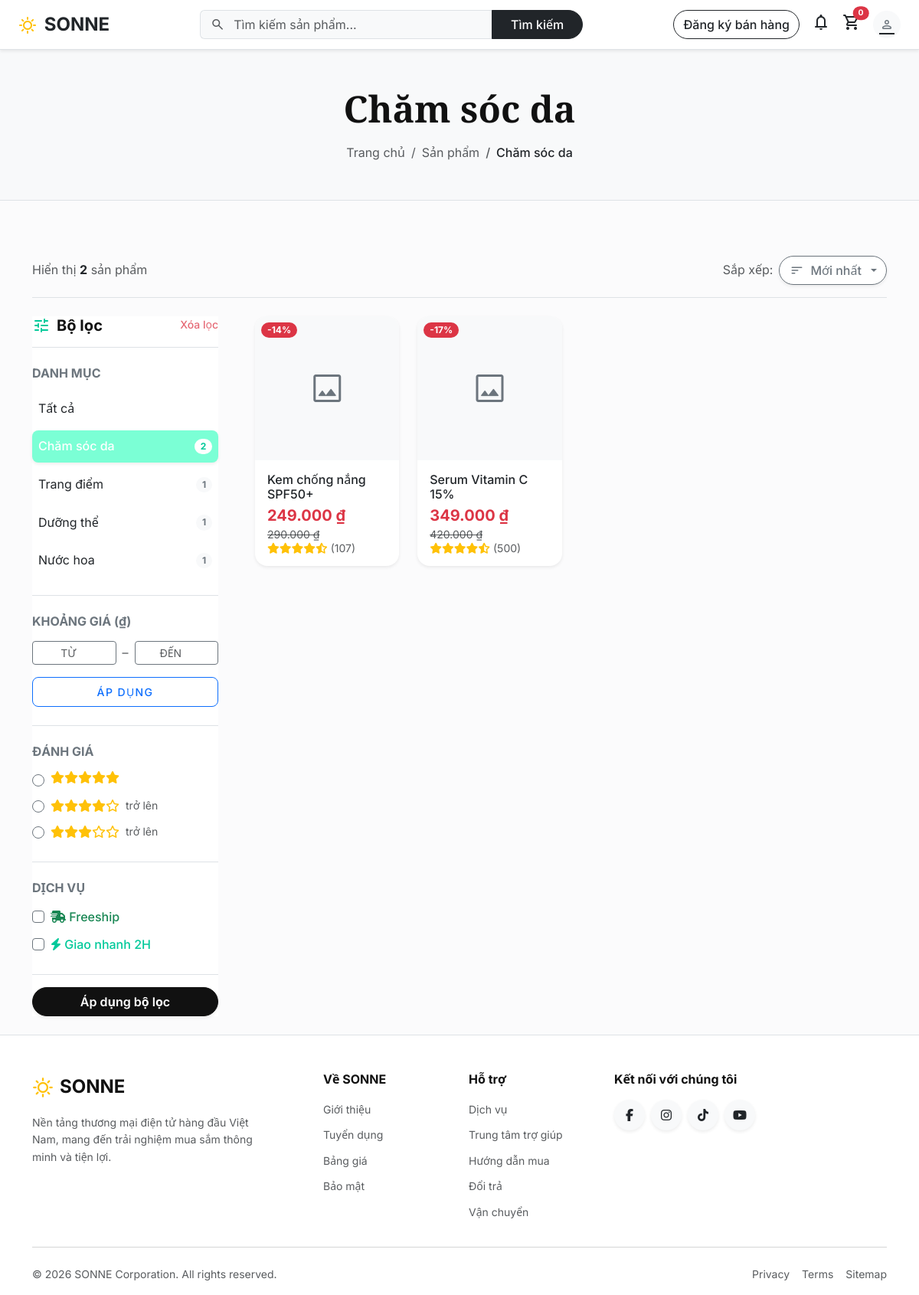
Screenshot of /category/cham-soc-da with the database file from the repository.
### tables this page shows
CREATE TABLE categories (
    id INT UNSIGNED AUTO_INCREMENT PRIMARY KEY,
    name VARCHAR(120) NOT NULL,
    slug VARCHAR(140) NOT NULL UNIQUE,
    image VARCHAR(255) NULL,
    sort_order INT NOT NULL DEFAULT 0,
    created_at DATETIME NOT NULL DEFAULT CURRENT_TIMESTAMP,
    updated_at DATETIME NOT NULL DEFAULT CURRENT_TIMESTAMP ON UPDATE CURRENT_TIMESTAMP
);

CREATE TABLE products (
    id INT UNSIGNED AUTO_INCREMENT PRIMARY KEY,
    category_id INT UNSIGNED NOT NULL,
    name VARCHAR(180) NOT NULL,
    slug VARCHAR(220) NOT NULL UNIQUE,
    description TEXT NULL,
    price DECIMAL(12,2) NOT NULL DEFAULT 0,
    sale_price DECIMAL(12,2) NULL,
    stock INT NOT NULL DEFAULT 0,
    cover_image VARCHAR(255) NULL,
    is_featured TINYINT(1) NOT NULL DEFAULT 0,
    is_flash_sale TINYINT(1) NOT NULL DEFAULT 0,
    flash_ends_at DATETIME NULL,
    status ENUM('active','inactive') NOT NULL DEFAULT 'active',
    deleted_at DATETIME NULL,
    created_at DATETIME NOT NULL DEFAULT CURRENT_TIMESTAMP,
    updated_at DATETIME NOT NULL DEFAULT CURRENT_TIMESTAMP ON UPDATE CURRENT_TIMESTAMP,
    CONSTRAINT fk_products_category FOREIGN KEY (category_id) REFERENCES categories(id)
        ON UPDATE CASCADE ON DELETE RESTRICT,
    INDEX idx_products_status (status),
    INDEX idx_products_category (category_id)
);

### views/product/search.php (the view, shortened to what the rows shown need)
<?php
$currentCat = $cat ?? null;
?>
<div class="bg-light py-5 border-bottom mb-5">
    <div class="container text-center">
        <h1 class="display-5 fw-bold mb-3 font-playfair">
            <?= isset($currentCat) ? e($currentCat['name']) : (isset($keyword) && $keyword ? 'Kết quả: "' . e($keyword) . '"' : 'Tất cả sản phẩm') ?>
        </h1>
        <nav aria-label="breadcrumb">
            <ol class="breadcrumb justify-content-center mb-0">
                <li class="breadcrumb-item"><a href="<?= url() ?>" class="text-decoration-none text-muted hover-primary">Trang chủ</a></li>
                <?php if (isset($currentCat)): ?>
                <li class="breadcrumb-item"><a href="<?= url('products') ?>" class="text-decoration-none text-muted hover-primary">Sản phẩm</a></li>
                <li class="breadcrumb-item active text-dark fw-medium" aria-current="page"><?= e($currentCat['name']) ?></li>
                <?php elseif (isset($keyword) && $keyword): ?>
                <li class="breadcrumb-item active text-dark fw-medium" aria-current="page">Tìm kiếm</li>
                <?php else: ?>
                <li class="breadcrumb-item active text-dark fw-medium" aria-current="page">Sản phẩm</li>
                <?php endif; ?>
            </ol>
        </nav>
    </div>
</div>
<section class="py-4">
    <div class="container">
        <div class="d-flex flex-column flex-md-row justify-content-between align-items-md-center mb-4 pb-3 border-bottom gap-3">
            <div class="text-muted fs-6">
                Hiển thị <span class="fw-bold text-dark"><?= ($pg['total'] ?? 0) ?></span> sản phẩm
            </div>
            <div class="d-flex align-items-center gap-2">
                <span class="text-muted text-nowrap d-none d-md-inline">Sắp xếp:</span>
                <div class="dropdown">
                    <?php
                    $sorts = ['newest' => 'Mới nhất', 'price_asc' => 'Giá tăng dần', 'price_desc' => 'Giá giảm dần', 'bestseller' => 'Bán chạy'];
                    $curSort = $sort ?? 'newest';
                    $baseRoute = (isset($keyword) && $keyword) ? 'search' : 'products';
                    ?>
                    <button class="btn btn-outline-secondary dropdown-toggle bg-white shadow-sm fw-medium d-flex align-items-center gap-2" type="button" data-bs-toggle="dropdown" aria-expanded="false">
                        <span class="material-symbols-rounded fs-5">sort</span> <?= $sorts[$curSort] ?>
                    </button>
                </div>
            </div>
        </div>
        <div class="row g-4 g-lg-5">
            <div class="col-lg-3">
                <div class="offcanvas-lg offcanvas-start border-end-0 bg-white" tabindex="-1" id="filterSidebar" aria-labelledby="filterSidebarLabel">
                    <div class="offcanvas-body flex-column p-4 p-lg-0">
                        <form action="<?= url($baseRoute) ?>" method="GET" id="filterForm" class="w-100">
                            <div class="d-flex justify-content-between align-items-center mb-4 d-none d-lg-flex border-bottom pb-3">
                                <h3 class="fs-5 fw-bold mb-0 d-flex align-items-center gap-2"><span class="material-symbols-rounded text-primary fs-4">tune</span> Bộ lọc</h3>
                                <a href="<?= url($baseRoute . (isset($keyword) && $keyword ? '?q=' . urlencode($keyword) : '')) ?>"
                                   class="text-decoration-none small text-danger text-opacity-75 hover-opacity-100 fw-medium">Xóa lọc</a>
                            </div>
                            <div class="mb-4 pb-4 border-bottom">
                                <h5 class="fw-bold mb-3 fs-6 text-uppercase text-secondary tracking-wide">Danh mục</h5>
                                <ul class="list-unstyled mb-0 d-flex flex-column gap-2">
                                    <li>
                                        <a href="<?= url('products') ?>" class="text-decoration-none d-flex justify-content-between align-items-center p-2 rounded-3 transition-all <?= !$currentCat && !(($keyword ?? '')) ? 'bg-primary text-white fw-medium shadow-sm' : 'text-dark hover-bg-light hover-text-primary' ?>">
                                            Tất cả
                                        </a>
                                    </li>
                                    <?php foreach ($categories as $c): ?>
                                    <li>
                                        <a href="<?= url('category/' . e($c['slug'])) ?>"
                                           class="text-decoration-none d-flex justify-content-between align-items-center p-2 rounded-3 transition-all <?= ($currentCat && $currentCat['id'] == $c['id']) ? 'bg-primary text-white fw-medium shadow-sm' : 'text-dark hover-bg-light hover-text-primary' ?>">
                                            <span><?= e($c['name']) ?></span>
                                            <span class="badge rounded-pill <?= ($currentCat && $currentCat['id'] == $c['id']) ? 'bg-white text-primary' : 'bg-light text-secondary' ?>"><?= (int)$c['product_count'] ?></span>
                                        </a>
                                    </li>
                                    <?php endforeach; ?>
                                </ul>
                            </div>
                            <div class="mb-4 pb-4 border-bottom">
                                <h5 class="fw-bold mb-3 fs-6 text-uppercase text-secondary tracking-wide">Khoảng giá (₫)</h5>
                                <div class="d-flex align-items-center gap-2 mb-3">
                                    <input type="number" name="price_min" class="form-control form-control-sm text-center shadow-none border-secondary" placeholder="TỪ"
                                           value="<?= e($_GET['price_min'] ?? '') ?>">
                                    <span class="text-muted">–</span>
                                    <input type="number" name="price_max" class="form-control form-control-sm text-center shadow-none border-secondary" placeholder="ĐẾN"
                                           value="<?= e($_GET['price_max'] ?? '') ?>">
                                </div>
                                <button type="submit" class="btn btn-outline-primary btn-sm w-100 fw-medium py-2 rounded-3 text-uppercase tracking-wider fs-7">Áp dụng</button>
                            </div>
                            <div class="mb-4 pb-4 border-bottom">
                                <h5 class="fw-bold mb-3 fs-6 text-uppercase text-secondary tracking-wide">Đánh giá</h5>
                                <div class="d-flex flex-column gap-2">
                                    <?php foreach ([5,4,3] as $stars): ?>
                                    <div class="form-check cursor-pointer">
                                        <input class="form-check-input border-secondary shadow-none cursor-pointer" type="radio" name="rating" id="rating<?= $stars ?>" value="<?= $stars ?>"
                                               <?= (($_GET['rating'] ?? '') == $stars) ? 'checked' : '' ?>>
                                        <label class="form-check-label d-flex align-items-center gap-1 cursor-pointer" for="rating<?= $stars ?>">
                                            <div class="text-warning lh-1">
                                                <?= str_repeat('<i class="fas fa-star"></i>', $stars) . str_repeat('<i class="far fa-star"></i>', 5 - $stars) ?>
                                            </div>
                                            <span class="text-muted small ms-1 d-none d-xl-inline"><?= $stars < 5 ? 'trở lên' : '' ?></span>
                                        </label>
                                    </div>
                                    <?php endforeach; ?>
                                </div>
                            </div>
                            <div class="mb-4">
                                <h5 class="fw-bold mb-3 fs-6 text-uppercase text-secondary tracking-wide">Dịch vụ</h5>
                                <div class="d-flex flex-column gap-2">
                                    <div class="form-check cursor-pointer">
                                        <input class="form-check-input border-secondary shadow-none cursor-pointer" type="checkbox" name="freeship" id="freeship" value="1"
                                               <?= isset($_GET['freeship']) ? 'checked' : '' ?>>
                                        <label class="form-check-label text-success fw-medium cursor-pointer" for="freeship">
                                            <i class="fas fa-shipping-fast shadow-none"></i> Freeship
                                        </label>
                                    </div>
                                    <div class="form-check cursor-pointer">
                                        <input class="form-check-input border-secondary shadow-none cursor-pointer" type="checkbox" name="fast_delivery" id="fast_delivery" value="1"
                                               <?= isset($_GET['fast_delivery']) ? 'checked' : '' ?>>
                                        <label class="form-check-label text-primary fw-medium cursor-pointer" for="fast_delivery">
                                            <i class="fas fa-bolt shadow-none"></i> Giao nhanh 2H
                                        </label>
                                    </div>
                                </div>
                            </div>
                            <div class="mt-4 pt-3 border-top d-flex gap-2">
                                <button type="submit" class="btn btn-primary flex-grow-1 shadow-sm">Áp dụng bộ lọc</button>
                            </div>
                        </form>
                    </div>
                </div>
            </div>
            <div class="col-lg-9">
                <?php if ($empty ?? false): ?>
                <div class="bg-light rounded-4 p-5 text-center d-flex flex-column align-items-center justify-content-center h-100" style="min-height: 400px; border: 1px dashed #dee2e6;">
                    <div class="bg-white rounded-circle d-flex align-items-center justify-content-center shadow-sm mb-4" style="width: 120px; height: 120px;">
                        <span class="material-symbols-rounded text-secondary" style="font-size: 64px;">search_off</span>
                    </div>
                    <h2 class="h3 fw-bold mb-3 text-dark">Không tìm thấy sản phẩm phù hợp</h2>
                    <p class="text-muted mb-4 fs-5">Hãy thử điều chỉnh bộ lọc hoặc sử dụng từ khoá khác.</p>
                    <a href="<?= url('products') ?>" class="btn btn-primary btn-lg rounded-pill px-5 shadow-sm fw-medium">Xem tất cả sản phẩm</a>
                </div>
                <?php else: ?>
                <div class="row row-cols-2 row-cols-md-3 row-cols-xl-4 g-3 g-md-4 mb-5">
                    <?php foreach ($products as $prod): ?>
                    <div class="col">
                        <?php include ROOT_PATH . '/views/partials/product-card.php'; ?>
                    </div>
                    <?php endforeach; ?>
                </div>
                <?php endif; ?>
            </div>
        </div>
    </div>
</section>

### views/partials/product-card.php
<?php
$price     = (float)($prod['sale_price'] ?? $prod['price']);
$origPrice = (float)$prod['price'];
$hasSale   = $prod['sale_price'] && $prod['sale_price'] < $origPrice;
$discount  = $hasSale ? round((1 - $price / $origPrice) * 100) : 0;
?>
<div class="card h-100 border-0 shadow-sm rounded-4 overflow-hidden position-relative product-card-hover" data-aos="fade-up">
    <?php if ($hasSale): ?>
    <span class="position-absolute top-0 start-0 m-2 badge bg-danger text-white rounded-pill px-2 py-1 z-1" style="font-size: 0.75rem;">-<?= $discount ?>%</span>
    <?php endif; ?>
    <a href="<?= url('product/' . e($prod['slug'])) ?>" class="d-block position-relative ratio ratio-1x1 bg-light">
        <?php if ($prod['cover_image']): ?>
        <img src="<?= asset(e($prod['cover_image'])) ?>" alt="<?= e($prod['name']) ?>" class="object-fit-cover w-100 h-100" loading="lazy">
        <?php else: ?>
        <div class="d-flex align-items-center justify-content-center w-100 h-100">
            <span class="material-symbols-rounded text-secondary" style="font-size: 48px;">image</span>
        </div>
        <?php endif; ?>
    </a>
    <div class="card-body d-flex flex-column p-3">
        <h6 class="card-title mb-2" style="display: -webkit-box; -webkit-line-clamp: 2; -webkit-box-orient: vertical; overflow: hidden;">
            <a href="<?= url('product/' . e($prod['slug'])) ?>" class="text-decoration-none text-dark fw-medium stretched-link"><?= e($prod['name']) ?></a>
        </h6>
        <div class="mt-auto">
            <div class="d-flex align-items-center flex-wrap gap-2 mb-1">
                <span class="fw-bold text-danger fs-5 lh-1"><?= formatPrice($price) ?></span>
                <?php if ($hasSale): ?>
                <span class="text-decoration-line-through text-muted small lh-1"><?= formatPrice($origPrice) ?></span>
                <?php endif; ?>
            </div>
            <div class="d-flex align-items-center small">
                <span class="text-warning lh-1">
                    <i class="fas fa-star"></i><i class="fas fa-star"></i><i class="fas fa-star"></i><i class="fas fa-star"></i><i class="fas fa-star-half-alt"></i>
                </span>
                <span class="text-muted ms-1 lh-1">(<?= rand(10, 500) ?>)</span>
            </div>
        </div>
    </div>
</div>

### core/Router.php (shortened to what the rows shown need)
<?php
class Router {
    private array $routes = [];
    private function add(string $method, string $path, string $handler): void {
        $this->routes[] = compact('method', 'pattern', 'handler');
    }
    public function dispatch(): void {
        $method = $_SERVER['REQUEST_METHOD'] ?? 'GET';
        $uri = parse_url($_SERVER['REQUEST_URI'] ?? '/', PHP_URL_PATH);
        $base = str_replace('\\', '/', dirname($_SERVER['SCRIPT_NAME'] ?? '/'));
        $base = $base === '/' ? '' : rtrim($base, '/');
        if (str_starts_with($uri, $base)) {
            $uri = substr($uri, strlen($base));
        }
        $uri = '/' . ltrim($uri, '/');
        if ($uri !== '/' ) $uri = rtrim($uri, '/');
        foreach ($this->routes as $route) {
            if ($route['method'] !== $method) continue;
            if (!preg_match($route['pattern'], $uri, $matches)) continue;
            $params = array_filter($matches, 'is_string', ARRAY_FILTER_USE_KEY);
            [$class, $action] = explode('@', $route['handler']);
            $controller = new $class();
            $controller->$action($params);
            return;
        }
    }
}

### rows the page displays
categories: name "Chăm sóc da", product_count "2"
products: id "2", discount "14", name "Kem chống nắng SPF50+", sale_price "249.000 ₫", price "290.000 ₫"
categories: name "Trang điểm", product_count "1"
categories: name "Dưỡng thể", product_count "1"
categories: name "Nước hoa", product_count "1"
products: discount "17", name "Serum Vitamin C 15%", sale_price "349.000 ₫", price "420.000 ₫"
